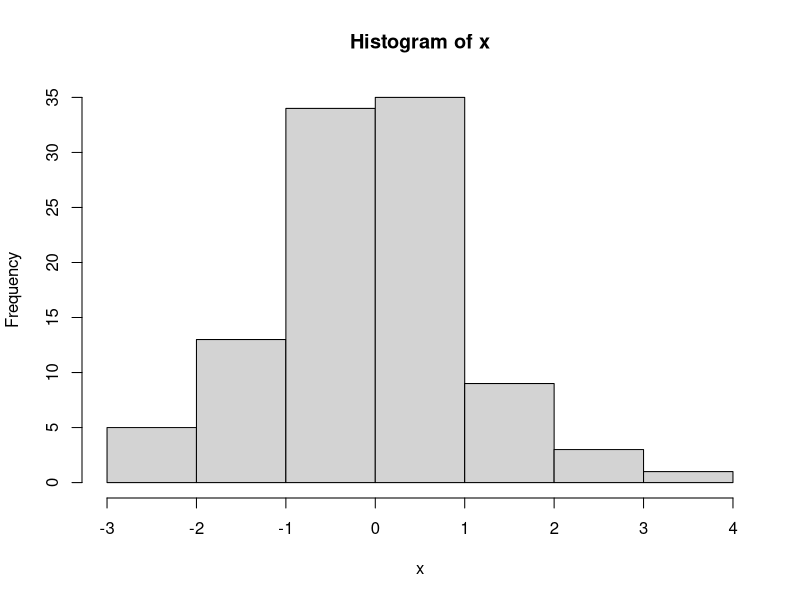

Source code (R):
## ---- chunk 1
knitr::opts_chunk$set(echo = TRUE)
## ---- chunk 2
x <- rnorm(100)
mean(x)
median(x)
var(x)
hist(x)
